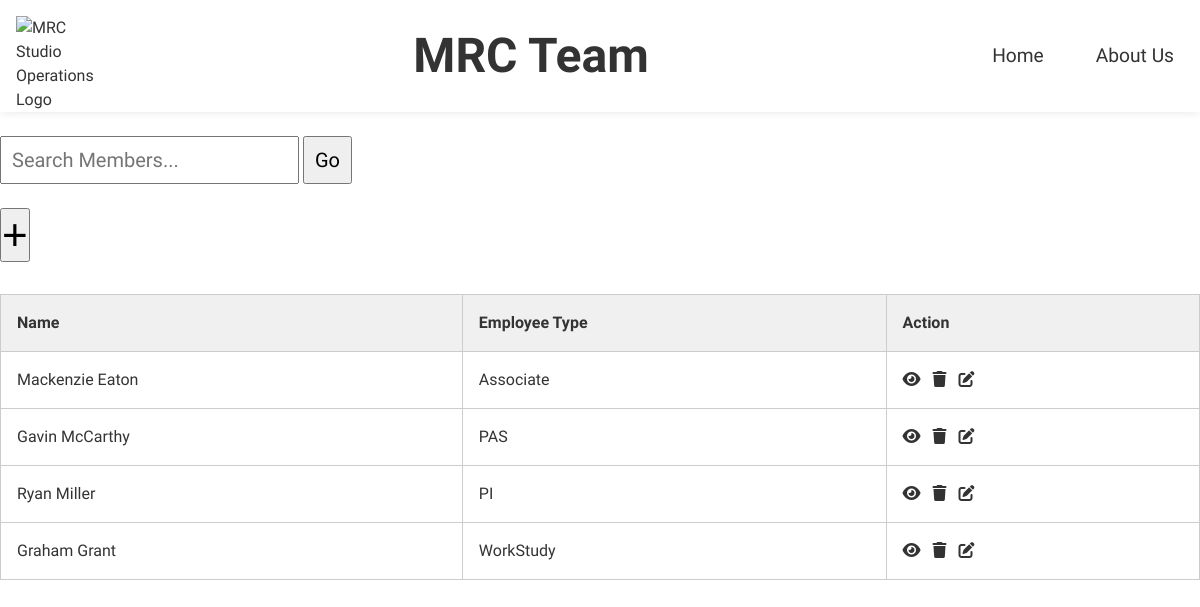
The page /people.php on the database its author committed.
### tables this page shows
CREATE TABLE `people` (
  `id` int NOT NULL AUTO_INCREMENT,
  `first_name` varchar(255) NOT NULL,
  `last_name` varchar(255) NOT NULL,
  `employee_type` varchar(255) NOT NULL,
  PRIMARY KEY (`id`)
);

### people.php (the view, shortened to what this page needs)
<!DOCTYPE html>
<html>
<head>
    <link rel="stylesheet" href="index.css">
	<link rel="stylesheet" href="https://cdnjs.cloudflare.com/ajax/libs/font-awesome/6.0.0-beta3/css/all.min.css">
</head>
<body>
<header>
    <div class="logo">
      <img src="https://encrypted-tbn0.gstatic.com/images?q=tbn:ANd9GcS_aEwjE_hEdGeBWihBJaTIRDG2XSiSNbAlwlPB-iRhxBJsqL7DEnbuGaQmbTBWHhLim-A&usqp=CAU" alt="MRC Studio Operations Logo">
    </div>
    <h1>MRC Team</h1>
    <nav>
      <ul>
        <li><a href="index.php">Home</a></li>
        <li><a href="about.php">About Us</a></li>
      </ul>
    </nav>
  </header>
  <br/>
  <form method="get" style="width: 500px;">
  <input type="text" id="query" name="query" placeholder="Search Members..." style=" font-family: Cabin, sans-serif; font-size: 20px; padding: 10px;">
  <button type="submit" style="font-family: Cabin, sans-serif; font-size: 20px; padding: 10px;">Go</button>
</form><br/>
	<button type="button" onclick="toggleForm()" style="font-size: 44px;">+</button>
  <table>
  <thead>
    <tr>
      <th>Name</th>
      <th>Employee Type</th>
      <th>Action</th>
    </tr>
  </thead>
  <tbody>
  <?php
$host = 'localhost';
$user = 'root';
$password = 'elaine12';
$database = 'operations';
$conn = mysqli_connect($host, $user, $password, $database);
$search_query = isset($_GET['query']) ? $_GET['query'] : '';
$sql = "SELECT * FROM people";
$sql .= " ORDER BY id ASC";
$result = mysqli_query($conn, $sql);
if (mysqli_num_rows($result) == 0) {
  echo "No search results found.";
} else {
  while ($row = mysqli_fetch_assoc($result)) {
    if (!$search_query || stripos($row['first_name'], $search_query) !== false || stripos($row['last_name'], $search_query) !== false) {
      echo "<tr>";
      echo "<td>" . $row['first_name'] . " " . $row['last_name'] . "</td>";
      echo "<td>" . $row['employee_type'] . "</td>";
      echo "<td>
        <a href=\"view_person.php?id=" . $row['id'] . "\"><i class=\"fa fa-eye\"></i></a> &nbsp;
        <a href=\"delete_person.php?id=" . $row['id'] . "\"><i class=\"fa fa-trash\"></i></a> &nbsp;
        <a href=\"edit_person.php?id=" . $row['id'] . "\"><i class=\"fa fa-edit\"></i></a>
      </td>";
      echo "</tr>";
    }
  }
}
?>
  </tbody>
</table>
</body>
</html>

### index.css (style rules this page uses)
* { box-sizing: border-box; margin: 0; padding: 0; }
body { font-family: 'Cabin', sans-serif; font-size: 16px; line-height: 1.5; color: #333; }
a { text-decoration: none; color: #333; }
ul { list-style: none; }
header { display: flex; align-items: center; justify-content: space-between; padding: 1rem; background-color: #fff; box-shadow: 0 0 10px rgba(0, 0, 0, 0.1); z-index: 1; position: sticky; top: 0; }
.logo { width: 80px; height: 80px; margin-right: 1rem; }
.logo img { width: 100%; height: 100%; object-fit: contain; }
h1 { font-size: 3rem; font-weight: 700; }
nav ul { display: flex; }
nav li { margin-left: 2rem; }
nav a { font-size: 1.2rem; font-weight: 500; }
nav ul li a { display: inline-block; padding: 10px; text-decoration: none; color: #333; }
table { width: 100%; margin-top: 2rem; border-collapse: collapse; }
th, td { padding: 1rem; text-align: left; border: 1px solid #ccc; }
th { background-color: #f0f0f0; font-weight: bold; }
td a { color: #333; }

### rows shown on the page
people: first_name "Mackenzie", last_name "Eaton", employee_type "Associate"
people: first_name "Gavin", last_name "McCarthy", employee_type "PAS"
people: first_name "Ryan", last_name "Miller", employee_type "PI"
people: first_name "Graham", last_name "Grant", employee_type "WorkStudy"
